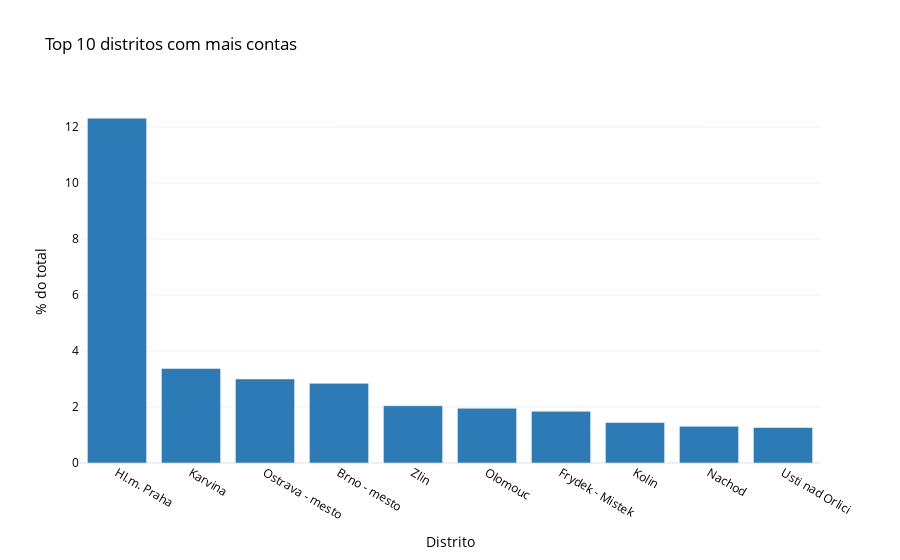

The code cell stored with this chart in its notebook:
### Markdown cell above
## Localização dos clientes

### Code cell
contas_e_distritos = account.merge(district, left_on='district_id_branch', right_on='district_id')
contas_por_distrito = (contas_e_distritos.groupby("district_name").count().sort_values('account_id', ascending=False)/len(account)).head(10)
contas_por_distrito['account_id'] *= 100
fig = px.bar(contas_por_distrito, y='account_id', title='Top 10 distritos com mais contas', color_discrete_sequence=color_list[::-1])
fig.update_layout(template='plotly_white', xaxis_title='Distrito', yaxis_title='% do total')
fig.update_layout(font_size=12, font_color="black")

### Figure 1 — Plotly figure (JSON) as saved in the notebook; plotly's stock layout.template omitted (floating-point values rounded to 4 significant figures)
{"data": [{"alignmentgroup": "True", "hovertemplate": "district_name=%{x}<br>account_id=%{y}<extra></extra>", "legendgroup": "", "marker": {"color": "rgb(44,123,182)"}, "name": "", "offsetgroup": "", "orientation": "v", "showlegend": false, "textposition": "auto", "type": "bar", "x": ["Hl.m. Praha", "Karvina", "Ostrava - mesto", "Brno - mesto", "Zlin", "Olomouc", "Frydek - Mistek", "Kolin", "Nachod", "Usti nad Orlici"], "xaxis": "x", "y": [12.31, 3.378, 3, 2.844, 2.044, 1.956, 1.844, 1.444, 1.311, 1.267], "yaxis": "y"}], "layout": {"barmode": "relative", "font": {"color": "black", "size": 12}, "legend": {"tracegroupgap": 0}, "title": {"text": "Top 10 distritos com mais contas"}, "xaxis": {"anchor": "y", "domain": [0, 1], "title": {"text": "Distrito"}}, "yaxis": {"anchor": "x", "domain": [0, 1], "title": {"text": "% do total"}}}}
